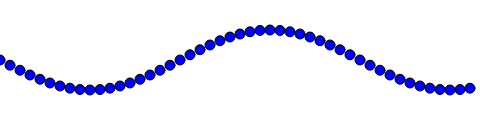
Frame 1 (no input)
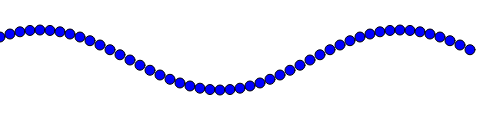
Frame 60 (no input)
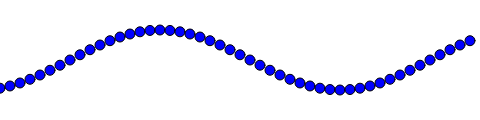
Frame 120 (the mouse pressed at the canvas centre since frame 60)

The p5.js sketch that drew these frames (run headless with seeded random() and noise() and a simulated clock; from frame 60 on, the mouse is pressed at the canvas centre):

// p5.js sketch
// ── sketch.js
/* var x = 0;
var speed = 5;
var radius = 40;

function setup () {
  createCanvas (480, 120);
  angleMode (DEGREES);
}

function draw () {
  background (0);
  x += speed;
  if (x > width) {
    speed = -5;
  } else if (x < 0) {
    speed = 5;
  }

  fill (255, 255, 0);
  arc (x, 60, radius, radius, 45, 315);
}*/

/* var x = 0;
var speed = 5;
var radius = 40;
var direction = 1;

function setup() {
  createCanvas(480, 120);
  angleMode(DEGREES);
}

function draw() {
  background(0);
  fill(255, 255, 0);
  if(direction == 1) {
    x += speed;
    arc(x, 60, radius, radius, 45, 315);
    if (x > width) {
      direction = -1;
    }
  } else {
    x -= speed;
    arc(x, 60, radius, radius, 225, 135);
    if (x < 0) {
      direction = 1;
    }
  }
  // moving pacman back and forth
}*/

/* var x = 80;
var y = 0;
var speed = 2;


function setup() {
  createCanvas(480, 120);
}

function draw() {
  background(0);
  stroke(255);
  y += speed;
  line(x, y, x, y+20);
  // line(2*x, y-30, 2*x, y+20-30);
  // line(3*x, y-30, 3*x, y+20+50);
  // line(4*x, y-30, 4*x, y+20-10);
  if (y > height) {
    y = 0;
  }
}
// rain drop example*/

/*var x = 80;
var y = 0;
var speed = 2;


function setup() {
  createCanvas(480, 120);
}

function draw() {
  background(0);
  stroke(255);
  y += speed;
  line(x, y, x, y+20);
  line(2*x, y-30, 2*x, y+20-30);
  line(3*x, y-30, 3*x, y+20+50);
  line(4*x, y-30, 4*x, y+20-10);
  if (y > height) {
    y = 0;
  }
}
// rain example*/

/*var y = 0;
var speed = 2;


function setup() {
  createCanvas(480, 120);
}

function draw() {
  background(0);
  stroke(255);
  y += speed;
  line(x, y, x, y+20);
  line(2*x, y-30, 2*x, y+20-30);
  line(3*x, y-30, 3*x, y+20+50);
  line(4*x, y-30, 4*x, y+20-10);
  if (y > height) {
    y = 0;
    x = random (0, width);
  }
}
// moving rain example*/

/* var x = 80;
var y = 0;
var speed = 2;


function setup() {
  createCanvas(480, 120);
}

function draw() {
  background(0);
  currentTime = millis ();
  if (currentTime > 2000) {
     y += speed;
    if (y > height) {
        y = 0;
        x = random (0, width);
      }
    stroke(255);
      line(x, y, x, y+20);
      line(2*x, y-30, 2*x, y+20-30);
      line(3*x, y-30, 3*x, y+20+50);
      line(4*x, y-30, 4*x, y+20-10);
  }
}
// moving rain after 2 secs example*/

/*var angle = 0;
  var x = 0;

function setup () {
  createCanvas (480,120);
  angleMode (DEGREES);
}

function draw () {
  background (0);
  var y = sin (angle);
  ellipse (x, height/2 + y*height/3, 20, 20);
  angle += 20;
  x += 10; // to make slower or faster
  if (x > width) {
    x = 0;
  }
}

// moving in sine wave*/


/* function setup () {
  createCanvas (480,120);
  angleMode (DEGREES);
}

function draw () {
  background (255);
  fill (0, 0, 255);
  for (var x = 0; x < width; x+= 10) {
    var y = sin (x);
  ellipse (x, height/2+y*30, 10, 10);
  }
}

// draw a sine wave*/

var angle = 0;

function setup () {
  createCanvas (480,120);
  angleMode (DEGREES);
}

function draw () {
  background (255);
  fill (0, 0, 255);
  for (var x = 0; x < width; x+= 10) {
    var y = sin (angle + x);
  ellipse (x, height/2+y*30, 10, 10);
  }
  angle += 10;
}

// moving a sine wave
